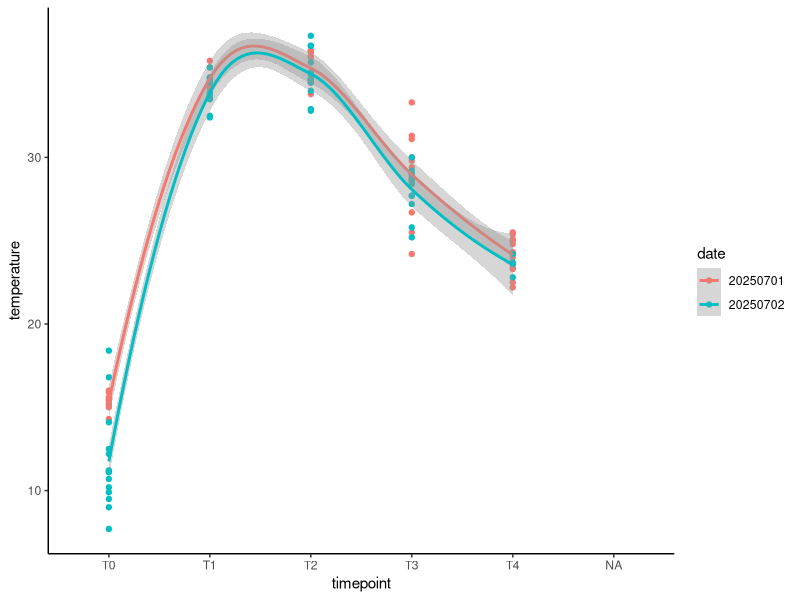

Recreate this plot in R.
## ---- chunk 1
knitr::opts_chunk$set(echo = TRUE, warning = FALSE, message = FALSE)
## ---- chunk 2
library(MASS) 
library(tidyverse)
library(ggplot2)
library(readxl)
library(cowplot)
library(lme4)
library(lmerTest)
library(car)
library(effects)
library(emmeans)
library(tools)
## ---- chunk 3
temps<-read_excel(path="data/temperature.xlsx")%>%mutate(date=as.character(date))

temps%>%
  ggplot(aes(x=timepoint, y=temperature, colour=date))+
  geom_point()+
  geom_smooth(aes(group=date))+
  theme_classic()
## ---- chunk 4
temps%>%
  group_by(date, timepoint)%>%
  summarise(mean=mean(temperature))
